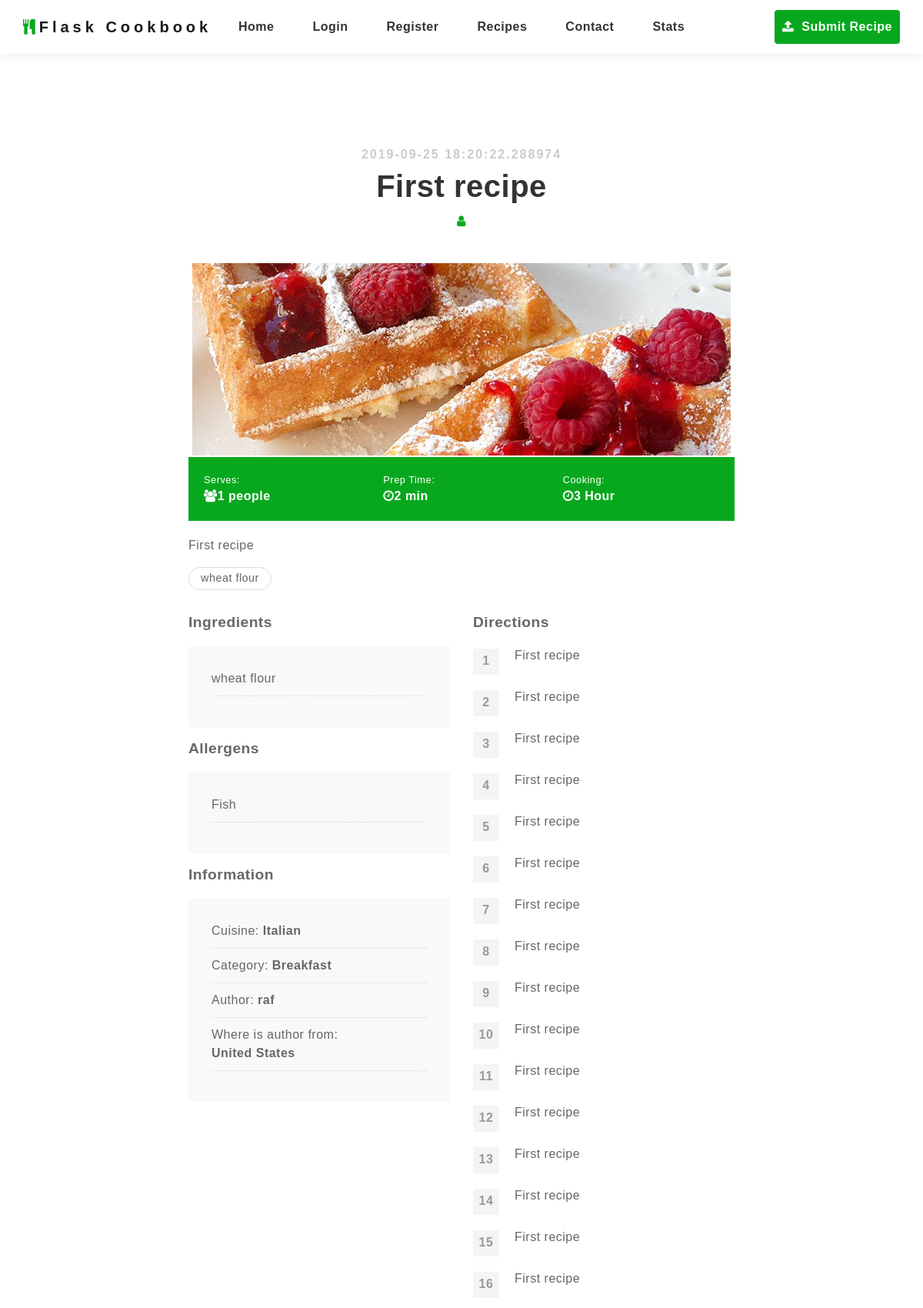
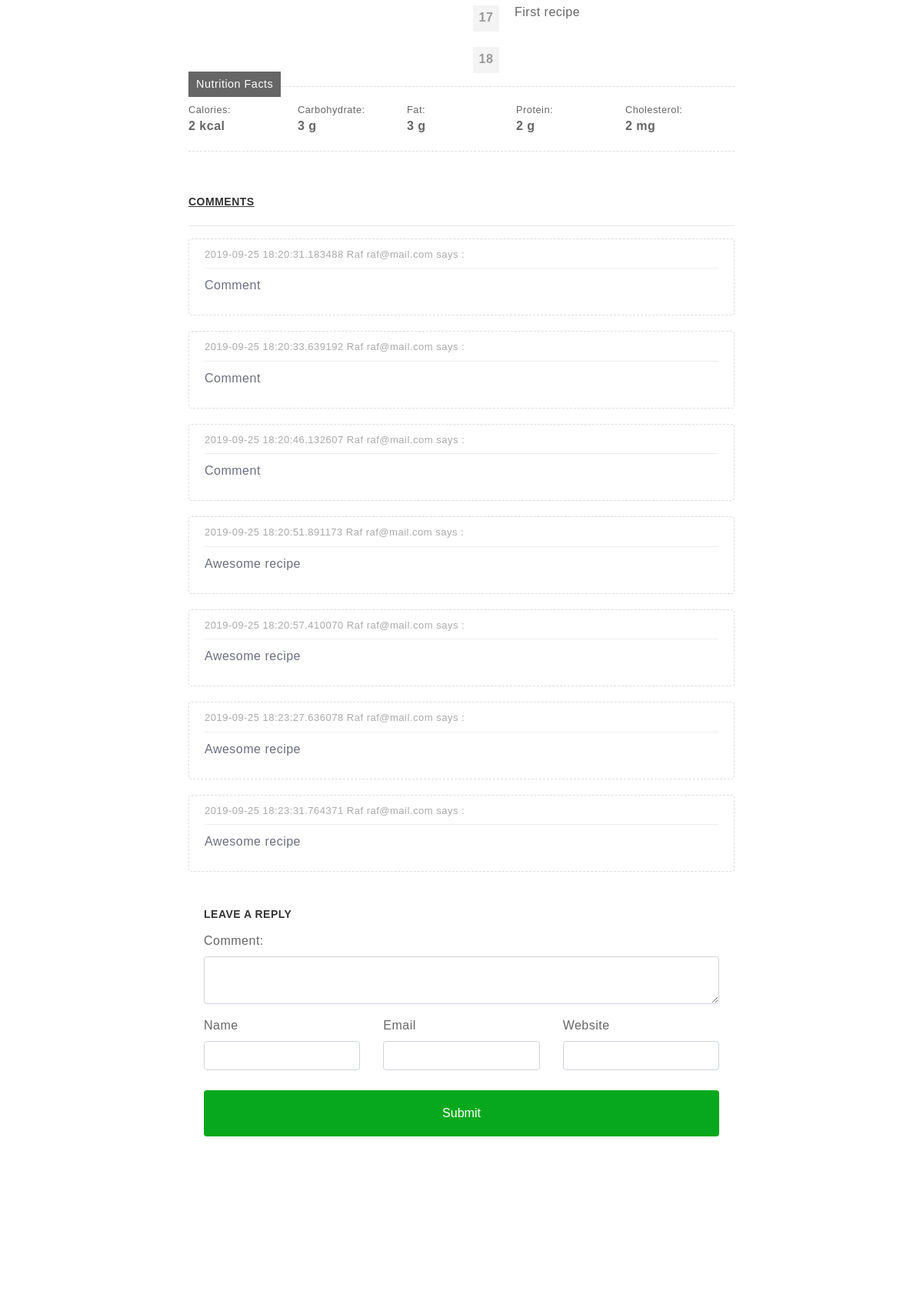
The page /recipe/First recipe (upper part) on the database its author committed (2 pictures, top to bottom).
### app/models.py (models this page shows, shortened)
class Recipe(db.Model):
    __searchable__ = ['name']
    id = db.Column(db.Integer, primary_key=True)
    name = db.Column(db.String(64), index=True, unique=True)
    content = db.Column(db.String(50000))
    timestamp = db.Column(db.DateTime, index=True, default=datetime.utcnow)
    user_id = db.Column(db.Integer, db.ForeignKey('user.id'))
    cuisine_id = db.Column(db.Integer, db.ForeignKey('cuisine.id'))
    category_id = db.Column(db.Integer, db.ForeignKey('category.id'))
    calories = db.Column(db.Integer)
    carbohydrates = db.Column(db.Integer)
    proteins = db.Column(db.Integer)
    fats = db.Column(db.Integer)
    cholesterol = db.Column(db.Integer)
    serves_num_people = db.Column(db.Integer)
    time_to_prepare = db.Column(db.Integer)
    cooking_time = db.Column(db.Integer)
    image = db.Column(db.String(128))
    comments = db.relationship('Comment', backref='recipe', lazy='dynamic')
    upvotes = db.Column(db.Integer, default=0)
    _ingredients = db.relationship(
        "Ingredient",
        secondary=ingredients_in_recipe,
        back_populates="recipes")
    _allergens = db.relationship(
        "Allergen",
        secondary=allergens_in_recipe,
        back_populates="recipes")

class Ingredient(db.Model):
    id = db.Column(db.Integer, primary_key=True)
    name = db.Column(db.String(64), unique=True)
    recipes = db.relationship(
        "Recipe",
        secondary=ingredients_in_recipe,
        back_populates="_ingredients")

class Allergen(db.Model):
    id = db.Column(db.Integer, primary_key=True)
    name = db.Column(db.String(64), index=True, unique=True)
    recipes = db.relationship(
        "Recipe",
        secondary=allergens_in_recipe,
        back_populates="_allergens")

class Cuisine(db.Model):
    id = db.Column(db.Integer, primary_key=True)
    name = db.Column(db.String(64), index=True, unique=True)
    recipes = db.relationship('Recipe', backref='cuisine', lazy='dynamic')

class Category(db.Model):
    id = db.Column(db.Integer, primary_key=True)
    name = db.Column(db.String(64), index=True, unique=True)
    recipes = db.relationship('Recipe', backref='category', lazy='dynamic')

class User(UserMixin, db.Model):
    id = db.Column(db.Integer, primary_key=True)
    username = db.Column(db.String(64), index=True, unique=True)
    email = db.Column(db.String(120), index=True, unique=True)
    password_hash = db.Column(db.String(128))
    recipes = db.relationship('Recipe', backref='author', lazy='dynamic')
    country_id = db.Column(db.Integer, db.ForeignKey('country.id'))

class Country(db.Model):
    id = db.Column(db.Integer, primary_key=True)
    name = db.Column(db.String(64), index=True, unique=True)
    users = db.relationship('User', backref='country', lazy='dynamic')

class Comment(db.Model):
    id = db.Column(db.Integer, primary_key=True)
    name = db.Column(db.String(64))
    email = db.Column(db.String(64))
    website = db.Column(db.String(64))
    comment = db.Column(db.String(500))
    timestamp = db.Column(db.DateTime, default=datetime.utcnow)
    recipe_id = db.Column(db.Integer, db.ForeignKey('recipe.id'))

### app/routes.py (the view)
@app.route('/recipe/<recipe_name>',methods=['GET','POST'])
def recipe(recipe_name):
    recipe = Recipe.query.filter_by(name=recipe_name).first_or_404()
    userIsAnAuthor = False
    comment_form = CommentForm()
    comments = Comment.query.filter_by(recipe_id=recipe.id).all()
    if current_user.is_authenticated and current_user == recipe.author:
        userIsAnAuthor = True
    content = re.split(r' *[\.\?!][\'"\)\]]* *', recipe.content)
    short_summary = content[0]
    if comment_form.validate_on_submit():
        created_comment = Comment(
            name = comment_form.name.data,
            email = comment_form.email.data,
            website = comment_form.website.data,
            comment = comment_form.comment.data,
            recipe_id= recipe.id
        )
        try:
            db.session.add(created_comment)
            db.session.commit()
            redirect(url_for("recipe", recipe_name=recipe.name))
            print("Comment was successfuly added")
        except:
            print("There was a DB error while saving Comment.")
    else:
        print("There was an error")
    return render_template("recipe_page.html", recipe=recipe, content=content, short_summary=short_summary, userIsAnAuthor=userIsAnAuthor,
    upvotes=recipe.upvotes, comments=comments, comment_form=comment_form, nutrition_facts=render_template("_nutrition_facts.html", recipe=recipe))

### app/forms.py
class CommentForm(FlaskForm):
    name = StringField('Name', validators=[DataRequired()])
    email = StringField('Email', validators=[DataRequired(), Email()])
    comment = TextAreaField('Comment: ', validators=[
                            Length(min=5, max=5000)])
    website = StringField('Website')
    submit = SubmitField('Submit')

### app/templates/_nutrition_facts.html
<div class="nutrition-facts clearfix">
    <h3>Nutrition Facts</h3>
    <div>
        <p>Calories:</p>
        <p><strong>{{recipe.calories}} kcal</strong></p>
    </div>
    <div>
        <p>Carbohydrate:</p>
        <p><strong>{{recipe.carbohydrates}} g</strong></p>
    </div>
    <div>
        <p>Fat:</p>
        <p><strong>{{recipe.fats}} g</strong></p>
    </div>
    <div>
        <p>Protein:</p>
        <p><strong>{{recipe.proteins}} g</strong></p>
    </div>
    <div>
        <p>Cholesterol:</p>
        <p><strong>{{recipe.cholesterol}} mg</strong></p>
    </div>
</div>

### app/templates/recipe_page.html (shortened to what this page needs)
{% extends 'base.html' %}
{% block app_content %}
<div class="recipe-detail">
    <div class="container">
        <div class="row justify-content-center">
            <div class="col-lg-12 text-center">
                <h4>{{ recipe.timestamp }}</h4>
                <h1>{{ recipe.name }}</h1>
                <div class="by"><i class="fa fa-user" aria-hidden="true"></i>{{ recipe.author.name }}</div>
            </div>
            <div class="col-lg-8">
                <img src="{{ url_for('static', filename=recipe.image) }}" alt="Image of the Dish" id="page_image">
                <div class="info">
                    <div class="row">
                        <div class="col-lg-4 col-sm-4">
                            <p>Serves:</p>
                            <p><strong><i class="fa fa-users" aria-hidden="true"></i>{{ recipe.serves_num_people }}
                                    people</strong></p>
                        </div>
                        <div class="col-lg-4 col-sm-4">
                            <p>Prep Time:</p>
                            <p><strong><i class="fa fa-clock-o" aria-hidden="true"></i>{{ recipe.time_to_prepare }}
                                    min</strong></p>
                        </div>
                        <div class="col-lg-4 col-sm-4">
                            <p>Cooking:</p>
                            <p><strong><i class="fa fa-clock-o" aria-hidden="true"></i>{{ recipe.cooking_time }}
                                    Hour</strong></p>
                        </div>
                    </div>
                </div>
                <div>
                    <p>{{ short_summary }}</p>
                </div>
                <div class="tag">
                    {% for ingredient in recipe._ingredients %}
                    <a href="#">{{ ingredient.name }}</a>
                    {% endfor %}
                </div>
                <div class="ingredient-direction">
                    <div class="row">
                        <div class="col-lg-6 col-sm-6">
                            <h3>Ingredients</h3>
                            <ul class="ingredients">
                                {% for ingredient in recipe._ingredients %}
                                <li>
                                    {{ ingredient.name }}
                                </li>
                                {% endfor %}
                            </ul>
                            <h3>Allergens</h3>
                            <ul class="ingredients">
                                {% for allergen in recipe._allergens %}
                                <li>
                                    {{ allergen.name }}
                                </li>
                                {% endfor %}
                            </ul>
                            <h3>Information</h3>
                            <ul class="ingredients">
                                <li>Cuisine: <b>{{ recipe.cuisine.name }}</b></li>
                                <li>Category: <b>{{ recipe.category.name }}</b></li>
                                <li>Author: <b>{{ recipe.author.username }}</b></li>
                                <li>Where is author from: <br><b>{{ recipe.author.country.name }}</b></li>
                            </ul>
                        </div>
                        <div class="col-lg-6 col-sm-6">
                            <h3>Directions</h3>
                            <ol class="directions">
                                {% for step in content %}
                                <li>{{ step }}</li>
                                {% endfor %}
                            </ol>
                        </div>
                    </div>
                </div>
                {% include "_nutrition_facts.html" %}
                {% include '_comments.html' %}
                {% include '_reply.html' %}
            </div>
        </div>
    </div>
</div>
</div>
{% endblock %}

### app/templates/base.html (shortened to what this page needs)
<!DOCTYPE html>
<html lang="en">
<head>
    {% block head %}
    <link href="{{ url_for('static', filename='static/css/font-awesome.min.css') }}" rel="stylesheet">
    <link href="{{ url_for('static', filename='static/css/bootstrap.min.css') }}" rel="stylesheet">
    <link href="{{ url_for('static', filename='static/css/styles.min.css') }}" rel="stylesheet">
    <link href="{{ url_for('static', filename='static/css/select2.min.css') }}" rel="stylesheet">
    {% endblock %}
</head>
{% block navbar %}
<nav class="navbar navbar-expand-lg navbar-light fixed-top">
    <div class="container-fluid justify-content-center">
        <a class="navbar-brand" href="{{ url_for('index') }}"><i class="fa fa-cutlery" aria-hidden="true"></i>Flask
            Cookbook</a>
        <div class="collapse navbar-collapse justify-content-center" id="navbarNavDropdown">
            <ul class="navbar-nav">
                <li class="nav-item">
                    <a class="nav-link" href="{{ url_for('index') }}">Home</a>
                </li>
                {% if current_user.is_anonymous %}
                <li class="nav-item">
                    <a class="nav-link" href="{{ url_for('login') }}">Login</a>
                </li>
                <li class="nav-item">
                    <a class="nav-link" href="{{ url_for('register') }}">Register</a>
                </li>
                {% else %}
                <li class="nav-item">
                    <a class="nav-link" href="{{ url_for('logout') }}">Logout</a>
                </li>
                {% endif %}
                <li class="nav-item">
                    <a class="nav-link" href="{{ url_for('recipes_list') }}">Recipes</a>
                </li>
                <li class="nav-item">
                    <a class="nav-link" href="{{ url_for('contact')  }}">Contact</a>
                </li>
                <li class="nav-item">
                    <a class="nav-link" href="{{ url_for('recipes_stats')  }}">Stats</a>
                </li>
                <li class="nav-item btn-submit-recipe">
                    <a class="nav-link" href="{{ url_for('add_recipe')  }}"><i class="fa fa-upload"
                            aria-hidden="true"></i> Submit Recipe</a>
                </li>
            </ul>
        </div>
    </div>
</nav>
{% endblock %}
{% block content %}
<div class="container">
    {% block app_content %}{% endblock %}
</div>
{% endblock %}
</html>

### app/templates/_comments.html (shortened to what this page needs)
{% block main %}
<div class="blog-comment">
    <h3>Comments</h3>
    <hr />
    <ul class="comments">
        {% for comment in comments %}
        <li>
            <div class="post-comments">
                <p class="meta">{{ comment.timestamp }}  {{ comment.name }} {{ comment.email }} says : </p>
                <p>
                    {{ comment.comment }}
                </p>
            </div>
        </li>
        {% endfor %}
    </ul>
    {% endblock %}

### app/templates/_reply.html (shortened to what this page needs)
{% block main %}
{% import 'bootstrap/wtf.html' as wtf %}
<div class="reply">
    <h3>Leave a Reply</h3>
    <form method='POST' id='category_form' enctype="multipart/form-data">
        <div class="form-group">
            <div class="form-group required">
                {{ comment_form.comment.label }}
                {{ comment_form.comment(class_="form-control") }}
            </div>
        </div>
        <div class="row">
                <div class="form-group required col-lg-4">
                    {{ comment_form.name.label }}
                    {{ comment_form.name(class_="form-control") }}
                </div>
                <div class="form-group required col-lg-4">
                    {{ comment_form.email.label }}
                    {{ comment_form.email(class_="form-control") }}
                </div>
                <div class="form-group required col-lg-4">
                    {{ comment_form.website.label }}
                    {{ comment_form.website(class_="form-control") }}
                </div>
        </div>
        <p class="form-submit">
                {{ comment_form.submit(class_="btn btn-submit btn-block") }}
        </p>
    </form>
</div>
{% endblock %}

### rows shown on the page
Recipe: timestamp "2019-09-25 18:20:22.288974", name "First recipe", image (picture), serves_num_people "1", time_to_prepare "2", cooking_time "3", calories "2", carbohydrates "3", fats "3", proteins "2", cholesterol "2"
Ingredient: name "wheat flour"
Allergen: name "Fish"
Cuisine: cuisine.name "Italian"
Category: category.name "Breakfast"
User: author.username "raf"
Country: author.country.name "United States"
Comment: timestamp "2019-09-25 18:20:31.183488", name "Raf", email "raf@mail.com", comment "Comment"
Comment: timestamp "2019-09-25 18:20:33.639192", name "Raf", email "raf@mail.com", comment "Comment"
Comment: timestamp "2019-09-25 18:20:46.132607", name "Raf", email "raf@mail.com", comment "Comment"
Comment: timestamp "2019-09-25 18:20:51.891173", name "Raf", email "raf@mail.com", comment "Awesome recipe"
Comment: timestamp "2019-09-25 18:20:57.410070", name "Raf", email "raf@mail.com", comment "Awesome recipe"
Comment: timestamp "2019-09-25 18:23:27.636078", name "Raf", email "raf@mail.com", comment "Awesome recipe"
Comment: timestamp "2019-09-25 18:23:31.764371", name "Raf", email "raf@mail.com", comment "Awesome recipe"

### other values the page prints
{{ comment_form.comment.label }} "Comment:"
{{ comment_form.name.label }} "Name"
{{ comment_form.email.label }} "Email"
{{ comment_form.website.label }} "Website"
